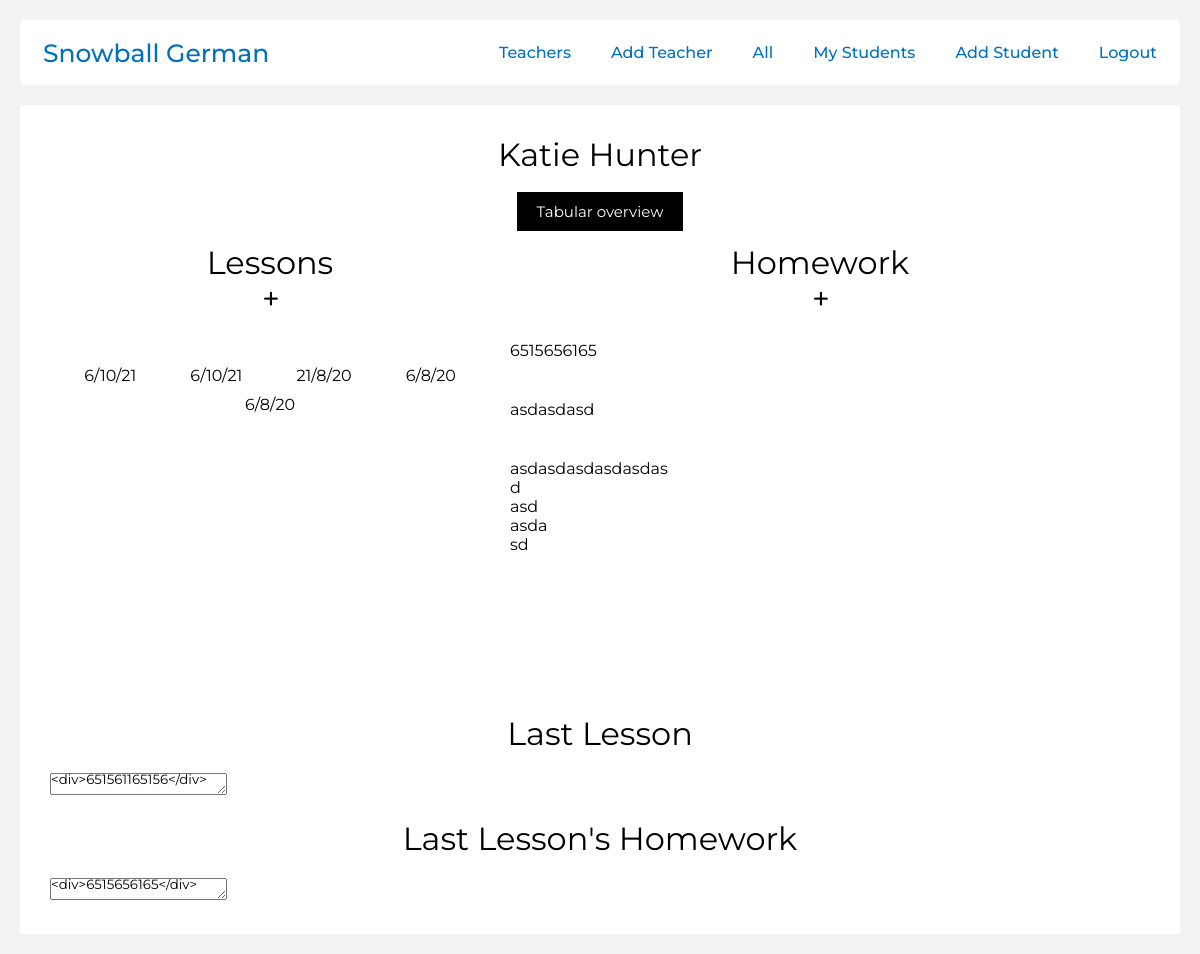
/030/studentDetail.php?id=24 (signed in), run on the app's committed database.
### tables this page shows
CREATE TABLE `user` (
  `id` int(11) NOT NULL,
  `name` varchar(50) NOT NULL,
  `surname` varchar(50) NOT NULL,
  `email` varchar(50) NOT NULL,
  `password` varchar(200) NOT NULL,
  `admin` tinyint(1) NOT NULL,
  `teacher` tinyint(4) NOT NULL,
  `teacher_id` int(11) NOT NULL,
  `gdpr` tinyint(4) NOT NULL
);

CREATE TABLE `lesson` (
  `id` int(11) NOT NULL,
  `date` datetime NOT NULL,
  `user_id` int(11) NOT NULL,
  `teacher_id` int(11) NOT NULL,
  `note` longtext,
  `hw` text,
  `plan` text,
  `heading` text
);

### 030/model/trida.php (called while the page is built, shortened)
<?php
class trida
{
    protected $conn;
    public function __construct()
    {
        $this->conn = new PDO('mysql:host=' . trida::HOST . ';dbname=' . trida::DBNAME,
        trida::USER,
        trida::PASS);
        $this->conn->query('SET NAMES utf8');
    }
    public function exec($sql, $PARAMS = [])
    {
        $stmt = $this->conn->prepare($sql);
        $result = $stmt->execute($PARAMS);
        return $stmt;
    }
    public function selectAll($sql, $PARAMS = [])
    {
        return $this->exec($sql, $PARAMS)->fetchAll();
    }
    public function selectOne($sql, $PARAMS = [])
    {
        return $this->exec($sql, $PARAMS)->fetch();
    }
}

### 030/model/abstraktni.php (called while the page is built, shortened)
<?php
class abstraktni
{
    public function __construct(trida $db)
    {
        $this->db = $db;
    }
}

### 030/model/user_repository.php (called while the page is built, shortened)
<?php
class user_repository extends abstraktni{
    public function getUserById($id)
    {
        $sql ='SELECT * from user where id = :id';
        $params = [
            ':id' => $id,
        ];
        return $this->db->selectOne($sql, $params);
    }
}

### 030/model/lesson_repository.php (called while the page is built, shortened)
<?php
class lesson_repository extends abstraktni{
    public function getLessonsByUserId($id)
    {
        $sql ='SELECT *, DATE_FORMAT(date,"%e/%c/%y") as date_form from lesson where user_id = :id ORDER BY `date` DESC';
        $params = [
            ':id' => $id,
        ];
        return $this->db->selectAll($sql, $params);
    }
    public function getLastLesson($id)
    {
        $sql ='SELECT * from lesson where user_id = :id ORDER BY `date` DESC limit 1';
        $params = [
            ':id' => $id,
        ];
        return $this->db->selectAll($sql, $params);
    }
}

### 030/studentDetail.php (the view, shortened to what this page needs)
<?php
$db = new trida();
$us = new user_repository($db);
$ls = new lesson_repository($db);
$LastLesson = $ls->getLastLesson($_GET['id']);
if(isset($_GET['id']))
{
    $user = $us->getUserByID($_GET['id']);
    $allLessons = $ls->getLessonsByUserId($_GET['id']);
    if($_SESSION['user']['teacher']==0)
    {
        if(isset($_GET['more']))
        {
            $lesson = $ls->getLessonsByUserId($_GET['id']);
        }
        else
        {
            $lesson = $ls->getTopTenLessonsByUserId($_GET['id']);
        }
    }
    else
    {
        $lesson = $ls->getLessonsByUserId($_GET['id']);
    }
}
else
{
    $user = $us->getUserByID($_SESSION['user']['id']);
}
?>
<?php if(isset($_SESSION['user'])):?>
<!DOCTYPE html>
<html lang="en">
<head>
    <?php include 'head.php'?>
</head>
<body>
<?php include 'header.php'?>
<main>
<h1 class="center weight400"><?= $user['name']?> <?= $user['surname']?></a> </h1>
<?php if($_SESSION['user']['teacher']==1 | $_SESSION['user']['admin']==1 ):?>
    <h2 class="center weight400"><a href="tabularOverview.php?id=<?=$user['id']?>" class="button">Tabular overview</a></h2>
<?php endif ?>
<div class="TwoButtons">
    <div class="OneButton margin50">
        <h1 class="weight400">Lessons</h1>
            <?php if($_SESSION['user']['teacher']==1 | $_SESSION['user']['admin']==1 ):?>
                <h2><a href="addLesson.php?id=<?=$user['id']?>" class="link"><i class="fas fa-plus"></i></a></h2>
            <?php endif ?>
        <div class="lessons-content">
            <?php foreach($lesson as $l):?>
                <div class="lesson">
                <a href="lessonDetail.php?id=<?=$l['id']?>" class="link-black"><?=$l['date_form']?></a>
                </div>
            <?php endforeach; ?>
        </div>
    </div>
    <div class="OneButton">
        <h1 class="weight400">Homework</h1>
        <?php if($_SESSION['user']['teacher']==1 | $_SESSION['user']['admin']==1 ):?>
            <h2><a href="#" class="link"><i class="fas fa-plus"></i></a></h2>
        <?php endif ?>
        <div class="homework-content">
            <?php foreach($allLessons as $l):?>
                <div class="hw"><a href="lessonDetail.php?id=<?=$l['id']?>" class="link-black"><?=$l['hw']?></a></div>
            <?php endforeach; ?>
        </div>
    </div>
</div>
<div>
<h1 class="center weight400"> Last Lesson </h1>
<?php foreach($LastLesson as $les):?>
<textarea><?=$les['note']?></textarea>
<h1 class="center weight400 marginTop"> Last Lesson's Homework </h1>
<textarea><?=$les['hw']?></textarea>
<?php endforeach; ?>
</div>
</main>
</body>
</html>
<?php endif;?>

### 030/style.css (style rules this page uses)
* { margin: 0; padding: 0; box-sizing: border-box; font-family: 'Montserrat', sans-serif; }
html { --color: #f2f2f2ff; --blue:#0070c0ff; }
body { background: var(--color); }
main { position: relative; max-width: 1200px; margin: 20px auto; min-height: 90vh; background: #fff; box-sizing: border-box; border-radius: 4px; padding: 30px; }
.marginTop { margin-top:20px; }
.weight400 { font-weight: 400; }
.link { text-decoration: none; color: #000; }
.link-black { text-decoration: none; color: #000; }
.center { text-align: center; margin-bottom: 20px; }
.TwoButtons { display: grid; grid-template-columns: 40% 60%; margin-bottom: 50px; }
.OneButton { text-align: center; }
.margin50 { margin-bottom:50px; }
.lessons-content { margin-top: 50px; display: flex; flex-wrap: wrap; justify-content: space-evenly; max-height: 70vh; overflow: auto; overflow-x: hidden; }
.homework-content { margin-top: 20px; max-height: 70vh; overflow: auto; overflow-x: hidden; }
.lesson { padding: 5px 20px; }
.hw { padding: 10px 20px; margin-bottom: 20px; text-align: left; }
.fa-plus { color: black; padding-left: 2px; }
.button { border: none; text-decoration: none; background: black; color: white; padding: 10px 20px; margin-top: 10px; font-size: 15px; text-align: center; transition: 0.3s; }
textarea { line-height: 10px; }
.fas { font-size: 17px; }
@media (max-width: 1200px) { main { margin: 20px; } }

### data on the page
user: name "Katie", surname "Hunter"
lesson: date_form "6/10/21", hw "6515656165", note "<div>651561165156</div>", hw "<div>6515656165</div>"
lesson: date_form "6/10/21", hw "asdasdasd"
lesson: date_form "21/8/20", hw "asdasdasdasdasdas d asd asda sd"
lesson: date_form "6/8/20"
lesson: date_form "6/8/20"
